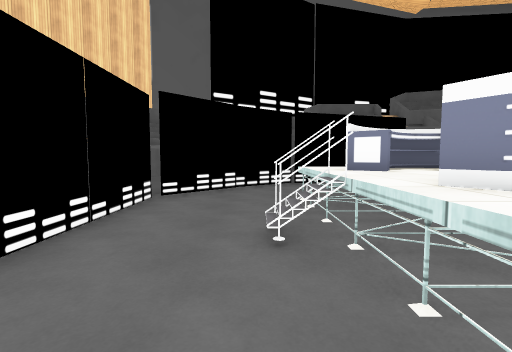
[1] (above)

13 first-person views from a walk through a Unity game level. The camera is 1.4 m above the floor, tilts 4° down and sees 85° across. The floor is counted in squares, 1 m on a side. Each view is taken from the middle of a square. On the plan, view 1 faces up. The plan holds only what a view shows up to about 14 squares ahead; the rest is blank. The place goes on beyond the plan. The player is left out. Some surface patterns are stand-ins.

[2]
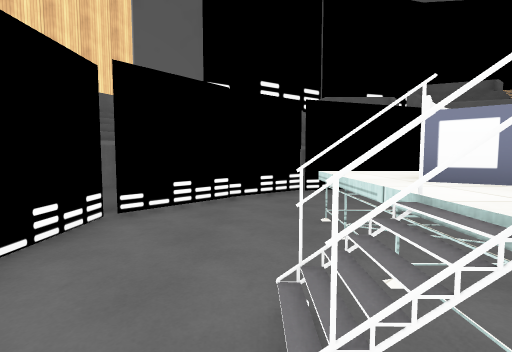

[3]
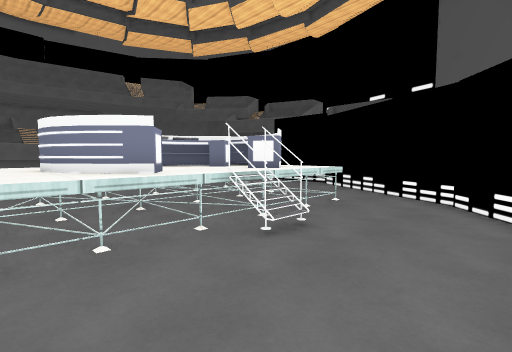

[4]
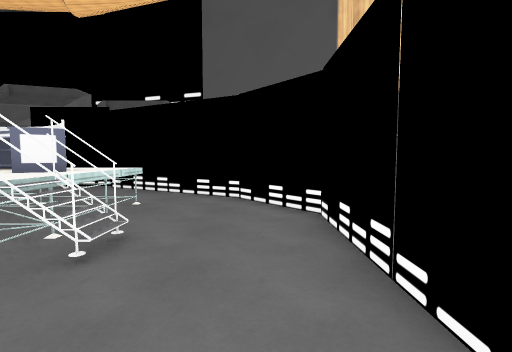

[5]
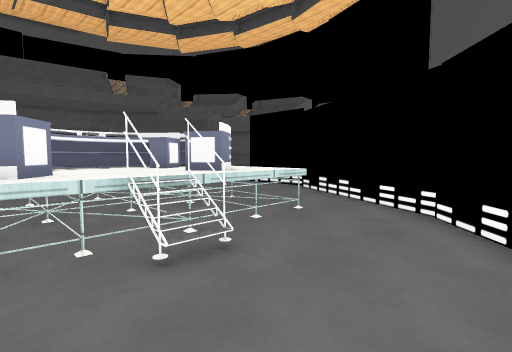

[6]
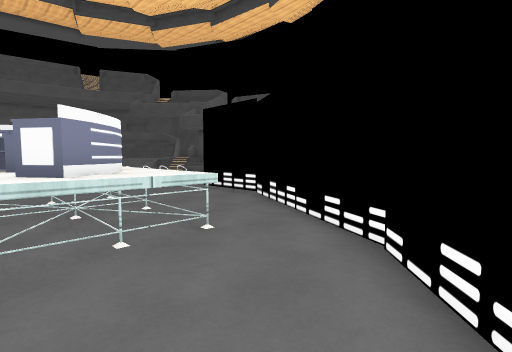

[7]
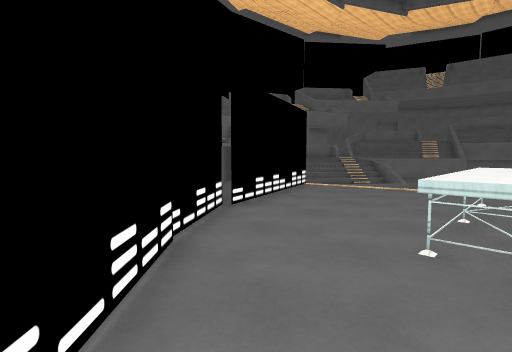

[8]
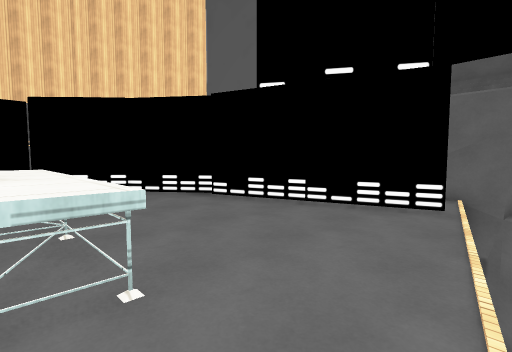

[9]
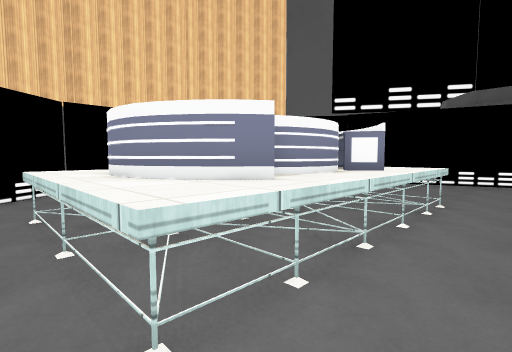

[10]
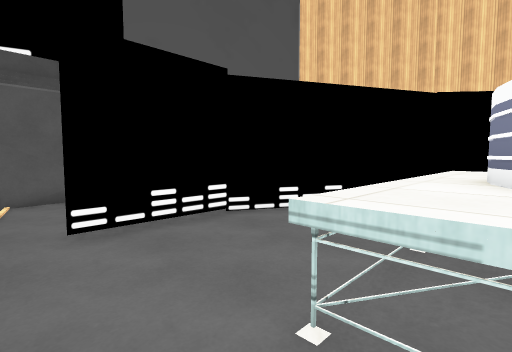

[11]
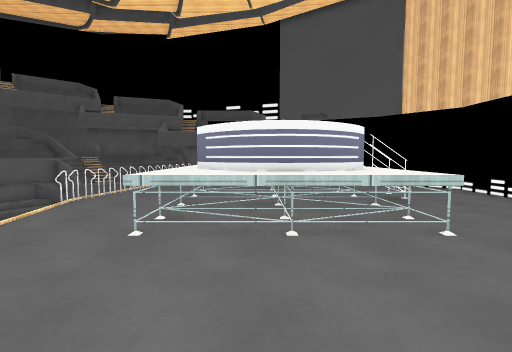

[12]
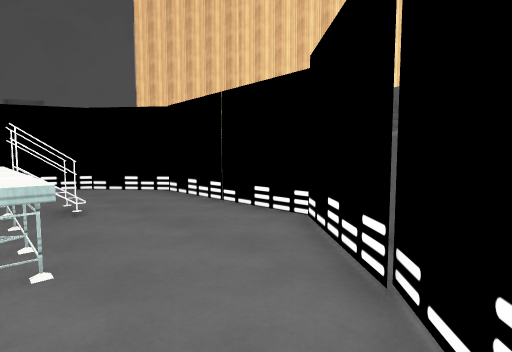

[13]
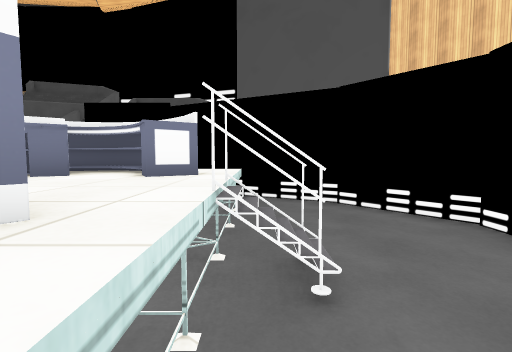

### Floor plan
Key: @ floor where view 1 was taken; # wall or solid block; x gap in a wall; . main floor; : floor 1 m higher than the main floor; / step, stairs or slope; = window, fence, low wall or low ledge; ^ raised ledge; v drop or lower ground; T thing the floor can be seen under or through; O other object.
Columns run from 4 left of view 1 to 11 right of it. Each row starts with its distance up from view 1.
 18              vv
 17             .v
 16           ###v
 15       #####..v
 14     ####......
 13    ##.........v
 12   ##..........v
 11  ##...........v
 10 ##............v
  9 #.....##OOTT...
  8 #.....#=^^=O...
  7 #.....#^^^^x...v
  6 #.....:=:^^:...v
  5 #...//:::^^:...v
  4 #.....:::^^:...v
  3 #.....^^^^^x..=
  2 ##....x^^^=O..v
  1  #....#O#x O..v
  0  ##.@.........
 -1   ### ........
 -2      ## .....=
 -3        ##...#=
 -4         #####v
 -5             .v
 -6              v

Where each view was taken, in squares from view 1:
view 1: 0 up, 0 right, facing up
view 2: 3 up, 0 right, facing up
view 3: 9 up, 3 left, facing down-right
view 4: 9 up, 2 left, facing down
view 5: 7 up, 3 left, facing down-right
view 6: 4 up, 3 left, facing down-right
view 7: 8 up, 3 left, facing up-right
view 8: 8 up, 10 right, facing up-left
view 9: 0 up, 9 right, facing up-left
view 10: 2 up, 9 right, facing down-left
view 11: 14 up, 5 right, facing down
view 12: 13 up, 2 right, facing down-left
view 13: 8 up, 1 right, facing down
